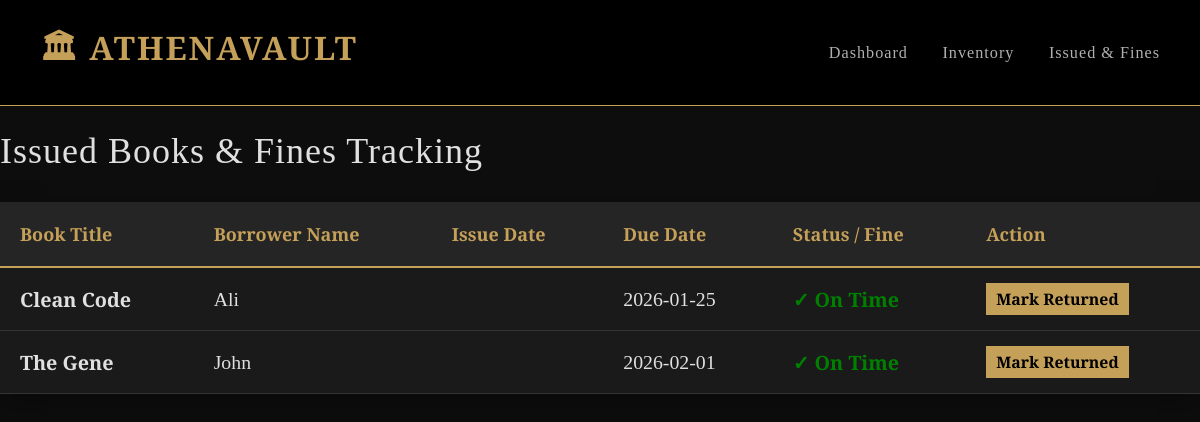
Screenshot of /issued_books with the database file from the repository.
### tables this page shows
CREATE TABLE books (
            id INTEGER PRIMARY KEY AUTOINCREMENT,
            title TEXT NOT NULL,
            author TEXT NOT NULL,
            category TEXT,
            status TEXT DEFAULT 'Available',
            borrower_name TEXT DEFAULT NULL,
            issue_date DATE DEFAULT NULL,
            due_date DATE DEFAULT NULL
        );

### app.py (the view)
@app.route('/issued_books')
def issued_books():
    conn = get_db_connection()
    books = conn.execute('SELECT * FROM books WHERE status="Issued"').fetchall()
    conn.close()
    book_list = []
    today = datetime.now().date()
    for book in books:
        if book['due_date']:
            due_date = datetime.strptime(book['due_date'], '%Y-%m-%d').date()
            days_overdue = (today - due_date).days
            fine = max(0, days_overdue * 10)
            book_list.append({
                'id': book['id'],
                'title': book['title'],
                'borrower': book['borrower_name'],
                'due_date': book['due_date'],
                'fine': fine
            })
    return render_template('issued_books.html', books=book_list)

### app.py (called while the page is built)
def get_db_connection():
    conn = sqlite3.connect('library.db')
    conn.row_factory = sqlite3.Row
    return conn

### templates/issued_books.html
{% extends 'base.html' %}
{% block content %}
<h1>Issued Books & Fines Tracking</h1>
<table>
    <thead>
        <tr style="background-color: #2c3e50; color: white;">
            <th>Book Title</th>
            <th>Borrower Name</th>
            <th>Issue Date</th>
            <th>Due Date</th>
            <th>Status / Fine</th>
            <th>Action</th>
        </tr>
    </thead>
    <tbody>
        {% for book in books %}
        <tr>
            <td style="font-weight: bold;">{{ book.title }}</td>
            <td>{{ book.borrower }}</td>
            <td>{{ book.issue_date }}</td>
            <td>{{ book.due_date }}</td>
            <td>
                {% if book.fine > 0 %}
                    <span style="color: white; background: #c0392b; padding: 5px 10px; border-radius: 5px;">
                        ⚠ OVERDUE: ${{ book.fine }} Fine
                    </span>
                {% else %}
                    <span style="color: green; font-weight: bold;">✓ On Time</span>
                {% endif %}
            </td>
            <td>
                <a href="{{ url_for('return_book', book_id=book.id) }}"
                   class="btn" style="padding: 5px 10px; font-size: 0.8em;">
                   Mark Returned
                </a>
            </td>
        </tr>
        {% else %}
        <tr>
            <td colspan="6" style="text-align: center; padding: 20px;">No books are currently issued.</td>
        </tr>
        {% endfor %}
    </tbody>
</table>
{% endblock %}

### static/style.css (style rules this page uses)
body { font-family: 'Cormorant Garamond', serif; background-color: #0d0d0d; color: #e0e0e0; margin: 0; padding: 0; font-size: 18px; }
h1, h2 { font-family: 'Cinzel', serif; font-weight: 400; letter-spacing: 1px; }
table { width: 100%; border-collapse: collapse; background-color: #1a1a1a; margin-top: 30px; box-shadow: 0 10px 30px rgba(0,0,0,0.3); }
th { background-color: #252525; color: #c5a059; padding: 20px; text-align: left; font-family: 'Cinzel', serif; font-weight: bold; border-bottom: 2px solid #c5a059; }
td { padding: 15px 20px; border-bottom: 1px solid #333; font-size: 1.1em; }
.btn { display: inline-block; padding: 12px 30px; background-color: #c5a059; color: #000; text-decoration: none; font-family: 'Cinzel', serif; font-weight: 700; font-size: 0.9em; transition: all 0.3s; }

### rows the page displays
books: title "Clean Code", borrower "Ali", due_date "2026-01-25"
books: title "The Gene", borrower "John", due_date "2026-02-01"
